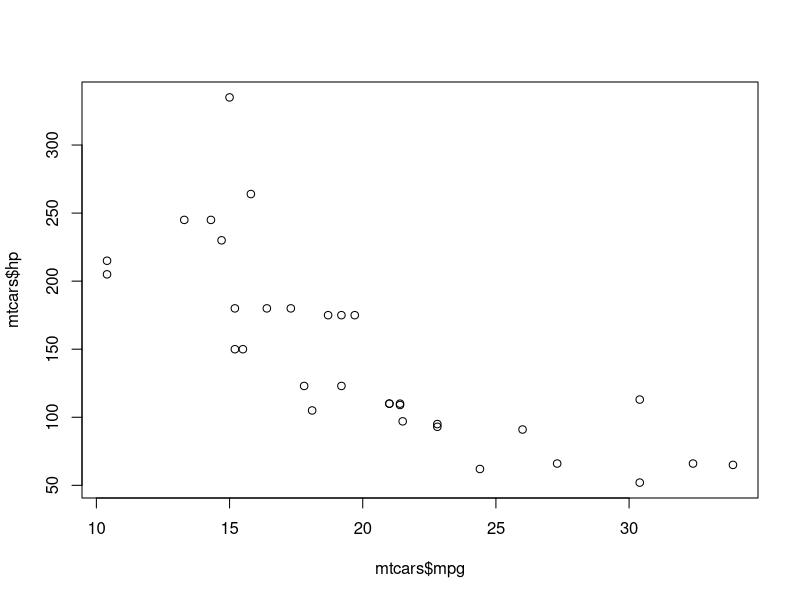
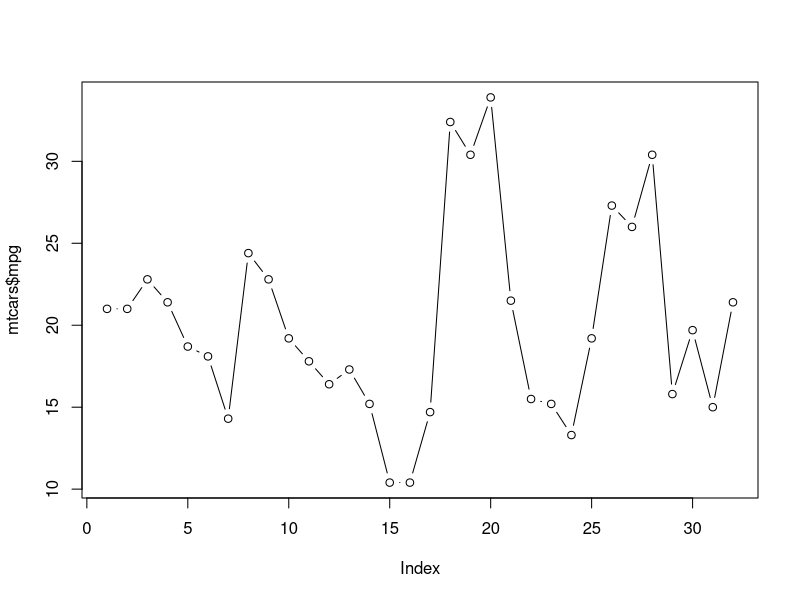
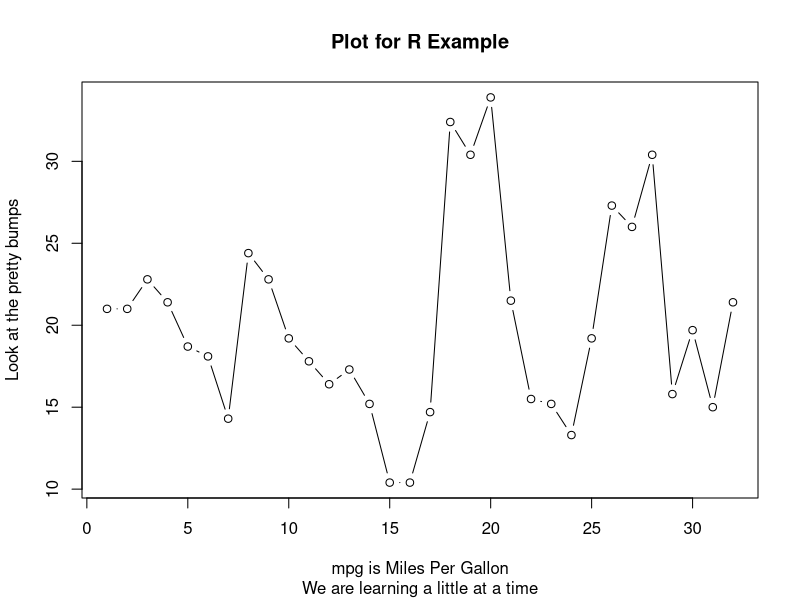
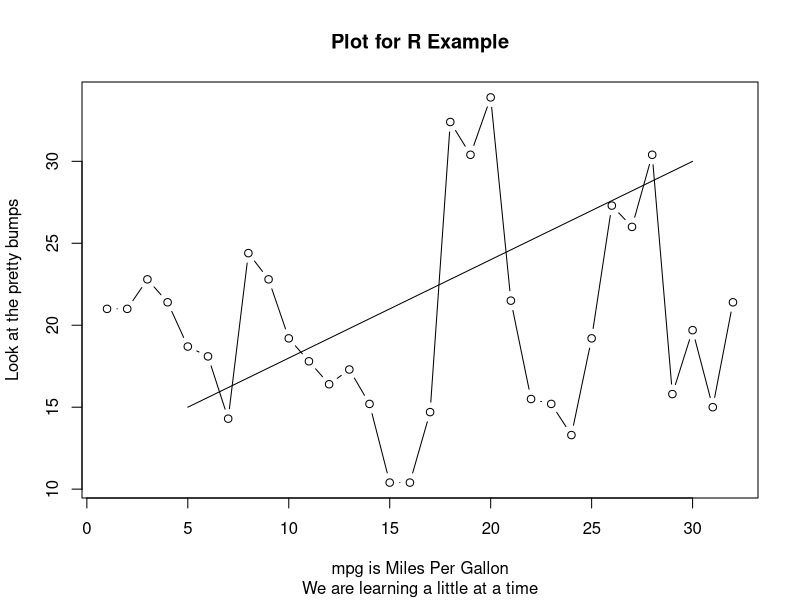
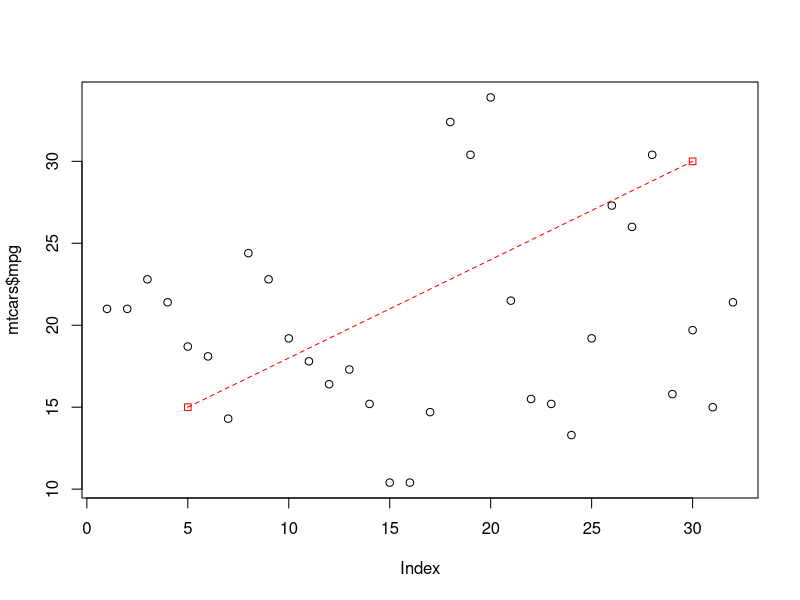
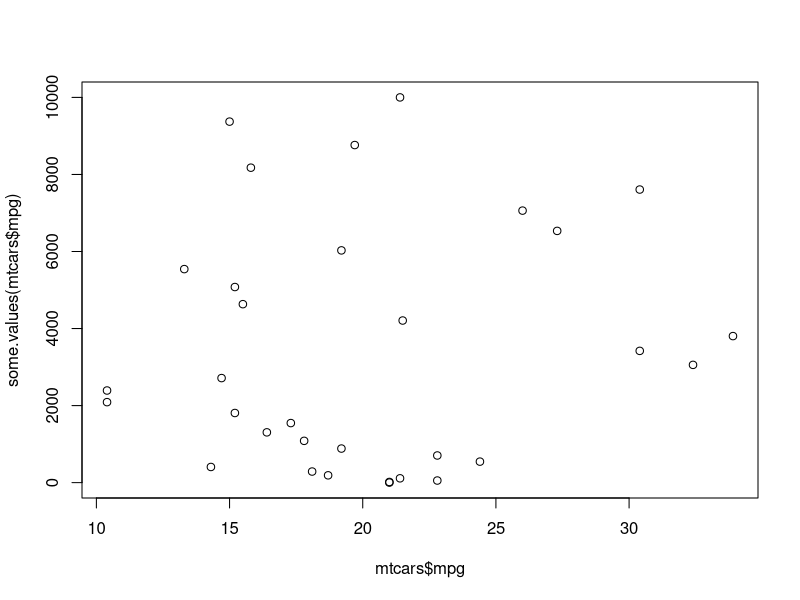
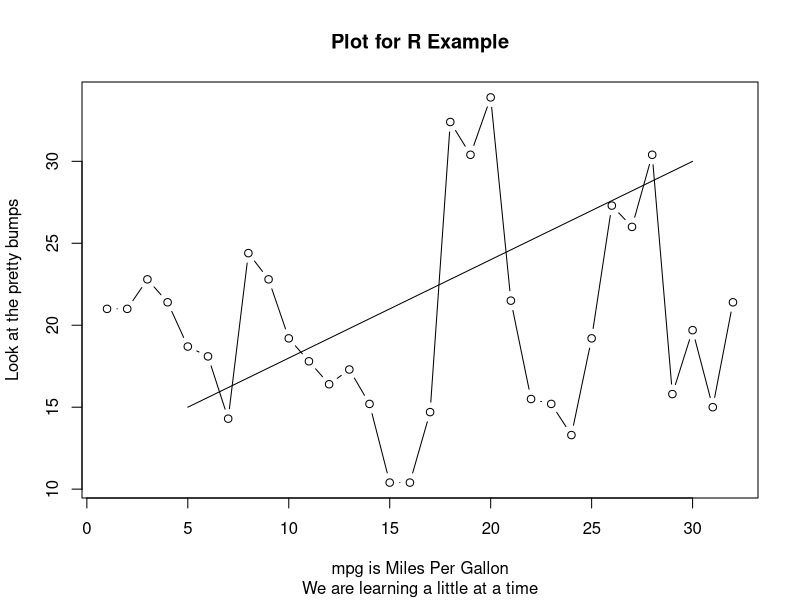
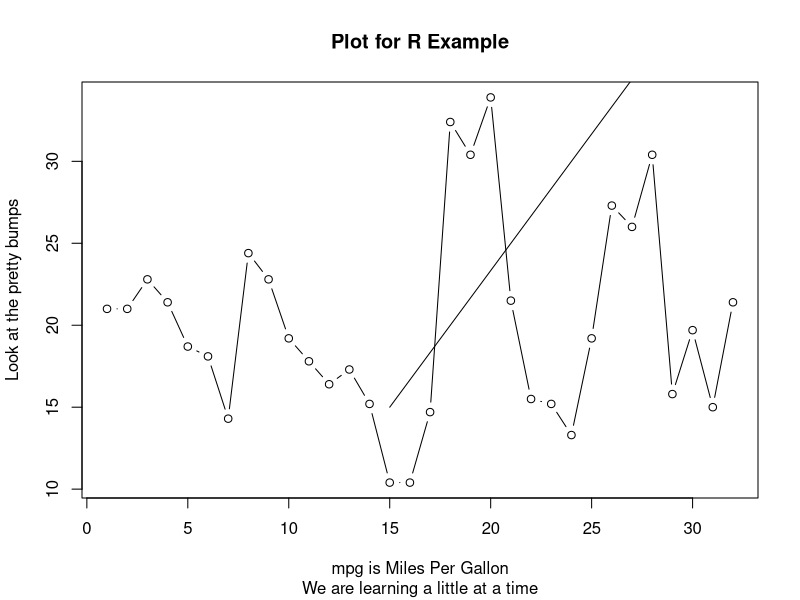

Write the R code that produced these figures, in order.
# Copyright Mark Niemann-Ross, 2017
# Author: Mark Niemann-Ross. mark.niemannross@gmail.com
# LinkedIn: https://www.linkedin.com/in/markniemannross/
# Github: https://github.com/mnr
# More Learning: http://niemannross.com/link/mnratlil
# Description: Example file for plot

# documentation of plot()
?plot

data(mtcars)

# the simplest of all plots
plot(mtcars$mpg,mtcars$hp)

# change the appearance of the plotted points
plot(mtcars$mpg,type = "b")

# setting the titles and labels
plot(mtcars$mpg,
     type = "b",
     main = "Plot for R Example",
     sub = "We are learning a little at a time",
     xlab="mpg is Miles Per Gallon",
     ylab="Look at the pretty bumps")

# adding another line to a plot
plot(mtcars$mpg,
     type = "b",
     main = "Plot for R Example",
     sub = "We are learning a little at a time",
     xlab="mpg is Miles Per Gallon",
     ylab="Look at the pretty bumps")
lines(c(5,30),c(15,30))
        
?lines # hint: this will tell you more about how to do lines

# another example of plot & line
plot(mtcars$mpg)
lines(c(5,30),c(15,30), type="o", pch=22, lty=2, col="red")

# You can also use functions as x and y arguments
some.values <- function(my.something) { 
  return(seq(from=1, to=100,length.out = length(my.something))^2)
  }
plot(mtcars$mpg,some.values(mtcars$mpg))

# clever trick - put a plot in a function
plotThis <- function(lineX,lineY) {plot(mtcars$mpg,
     type = "b",
     main = "Plot for R Example",
     sub = "We are learning a little at a time",
     xlab="mpg is Miles Per Gallon",
     ylab="Look at the pretty bumps")
lines(lineX,lineY)
}
plotThis(c(5,30),c(15,30))
plotThis(c(15,30),c(15,40))

# Other types of charts
hist(mtcars$mpg)

boxplot(mtcars$mpg)
fivenum(mtcars$mpg) # the numbers used to create the boxplot

pie(table(mtcars$cyl))
pie(table(mtcars$cyl),labels=c("Economy","Average","Muscle"))

# ggplot2 is a very popular package from the tidyverse
# https://cran.r-project.org/web/packages/ggplot2/ggplot2.pdf

# related to ggplot2, look at qplot
